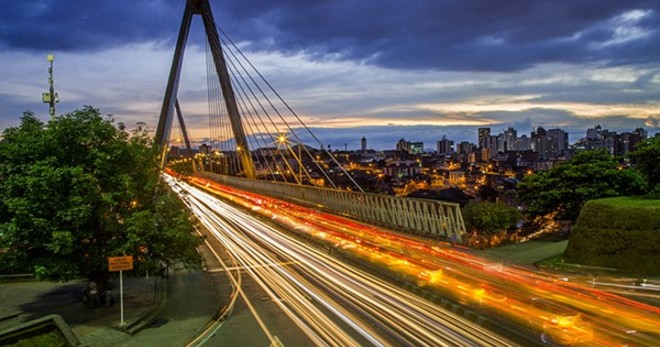
#> input picture pereira.jpg, 660 x 347 px
$ python Clase_16mar.py
#> lines starting #> are read from the running program, lines starting #| are printed output that depends on the picture
### Mi_libreria.py
import numpy as np
import math
import matplotlib.pyplot as plt

def MiFactorial (n):
    if n==0 or n==1:
        f=1
    elif n>1:
        f=n*MiFactorial(n-1)
    else:
        return "NAN"
    return f


def MiSeno (x):
    Suma=0
    n=0
    AporteMinimo=0.000001
    while(True):
        Termino=(pow(-1,n))/(MiFactorial(2*n+1))*pow(x,(2*n+1))
        # print("Termino ",n+1,"=",Termino)
        Suma=Suma+Termino
        n=n+1
        if(math.fabs(Termino)<AporteMinimo):
            break
    return(Suma)


def GraficaSeno (PuntoIni,PuntoFinal,CantPuntos):
#> called with PuntoIni = 0, PuntoFinal = 6.28, CantPuntos = 100
    x = np.linspace(PuntoIni,PuntoFinal,CantPuntos)
    i=0
    while i<CantPuntos:
        y=MiSeno(x[i])
        plt.plot(x[i],y,"-")
        i=i+1
    plt.title("Grafica funcion seno")
    plt.xlabel("Eje x")
    plt.ylabel("Eje y")
    plt.grid(True)
    plt.show()
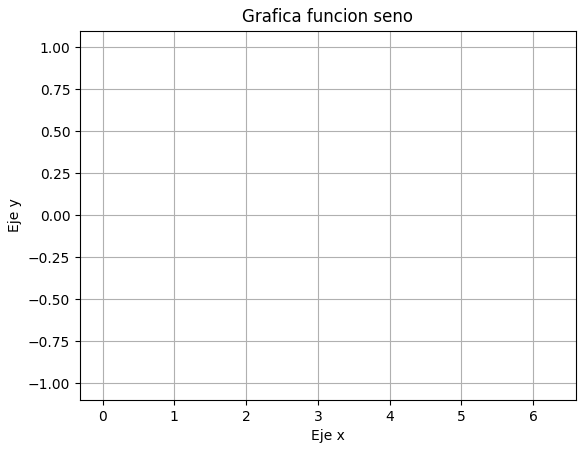
#> figure drawn by matplotlib, 1 panel


# Llamado
GraficaSeno(0,2*math.pi,100)

### Clase_16mar.py
from Mi_libreria import *
from skimage import io

MiImagen=io.imread("pereira.jpg")/255
plt.figure("Imagen de Pereira")
plt.imshow(MiImagen, vmin=0, vmax=1)
ImgInvertida=255-MiImagen
plt.figure("Imagen Invertida")
plt.imshow(ImgInvertida, vmin=0, vmax=1)
print(MiImagen.shape) # Tamaño de la imagen
#| (347, 660, 3)
print(MiImagen)
#> (printed output is left out)
plt.show()
